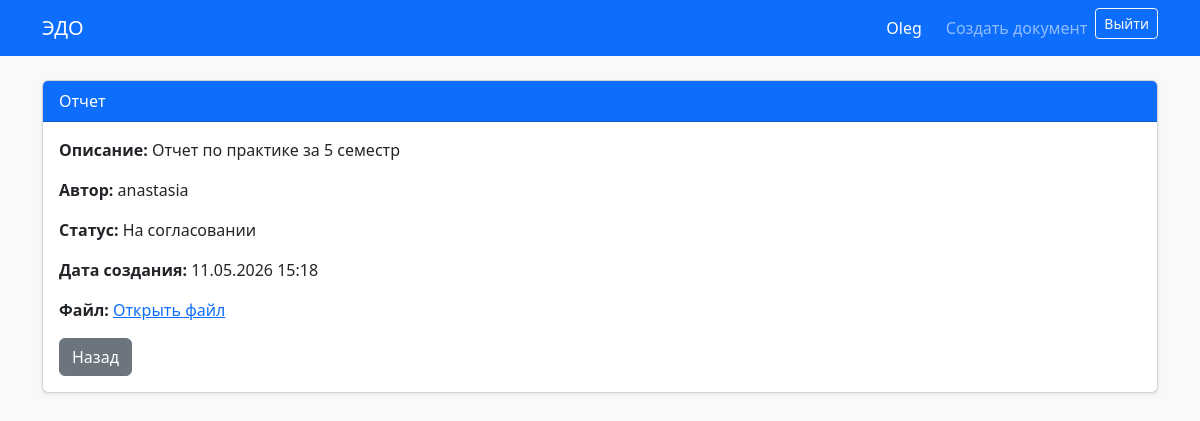
The page /documents/1/ (signed in) on the database its author committed.
### documents/models.py (models this page shows, shortened)
class Document(models.Model):
    title = models.CharField(max_length=255, verbose_name='Название')
    description = models.TextField(blank=True, verbose_name='Описание')
    file = models.FileField(upload_to='documents/', verbose_name='Файл')
    author = models.ForeignKey(
        User,
        on_delete=models.CASCADE,
        related_name='documents',
        verbose_name='Автор'
    )
    status = models.ForeignKey(
        Status,
        on_delete=models.SET_NULL,
        null=True,
        blank=True,
        verbose_name='Статус'
    )
    created_at = models.DateTimeField(auto_now_add=True, verbose_name='Дата создания')
    updated_at = models.DateTimeField(auto_now=True, verbose_name='Дата обновления')
    class Meta:
        verbose_name = 'Документ'
        verbose_name_plural = 'Документы'
        ordering = ['-created_at']

class Status(models.Model):
    name = models.CharField(max_length=100, verbose_name='Название статуса')
    class Meta:
        verbose_name = 'Статус'
        verbose_name_plural = 'Статусы'

### documents/views.py (the view)
# urls.py: path('documents/<int:pk>/', views.document_detail, name='document_detail'),
@login_required
def document_detail(request, pk):
    document = get_object_or_404(Document, pk=pk)
    return render(request, 'documents/document_detail.html', {
        'document': document
    })

### templates/documents/document_detail.html (shortened to what this page needs)
{% extends 'base.html' %}
{% block content %}
<div class="card shadow-sm">
    <div class="card-header bg-primary text-white">
        {{ document.title }}
    </div>
    <div class="card-body">
        <p><strong>Описание:</strong> {{ document.description }}</p>
        <p><strong>Автор:</strong> {{ document.author.username }}</p>
        <p>
            <strong>Статус:</strong>
            {% if document.status %}
                {{ document.status.name }}
            {% else %}
                Без статуса
            {% endif %}
        </p>
        <p><strong>Дата создания:</strong> {{ document.created_at|date:"d.m.Y H:i" }}</p>
        {% if document.file %}
            <p>
                <strong>Файл:</strong>
                <a href="{{ document.file.url }}" target="_blank">
                    Открыть файл
                </a>
            </p>
        {% endif %}
        <div class="mt-3">
            <a href="{% url 'document_list' %}" class="btn btn-secondary">
                Назад
            </a>
        </div>
    </div>
</div>
{% endblock %}

### templates/base.html (shortened to what this page needs)
<!doctype html>
<html lang="ru">
<head>
    <link
        href="https://cdn.jsdelivr.net/npm/bootstrap@5.3.3/dist/css/bootstrap.min.css"
        rel="stylesheet"
    >
</head>
<body class="bg-light">
<nav class="navbar navbar-expand-lg navbar-dark bg-primary mb-4">
    <div class="container">
        <a class="navbar-brand" href="{% url 'document_list' %}">
            ЭДО
        </a>
        <div class="navbar-nav ms-auto">
            {% if user.is_authenticated %}
                <span class="navbar-text text-white me-3">
                    {{ user.username }}
                </span>
                <a class="nav-link" href="{% url 'document_create' %}">
                    Создать документ
                </a>
                <form method="post" action="{% url 'logout' %}" class="d-inline">
                    <button class="btn btn-outline-light btn-sm" type="submit">
                        Выйти
                    </button>
                </form>
            {% else %}
                <a class="nav-link" href="{% url 'login' %}">Вход</a>
                <a class="nav-link" href="{% url 'register' %}">Регистрация</a>
            {% endif %}
        </div>
    </div>
</nav>
<main class="container">
    {% block content %}
    {% endblock %}
</main>
</body>
</html>

### rows shown on the page
Document: title "Отчет", description "Отчет по практике за 5 семестр", author.username "anastasia", status.name "На согласовании", created_at "11.05.2026 15:18"

### other values the page prints
{{ user.username }} "Oleg"
